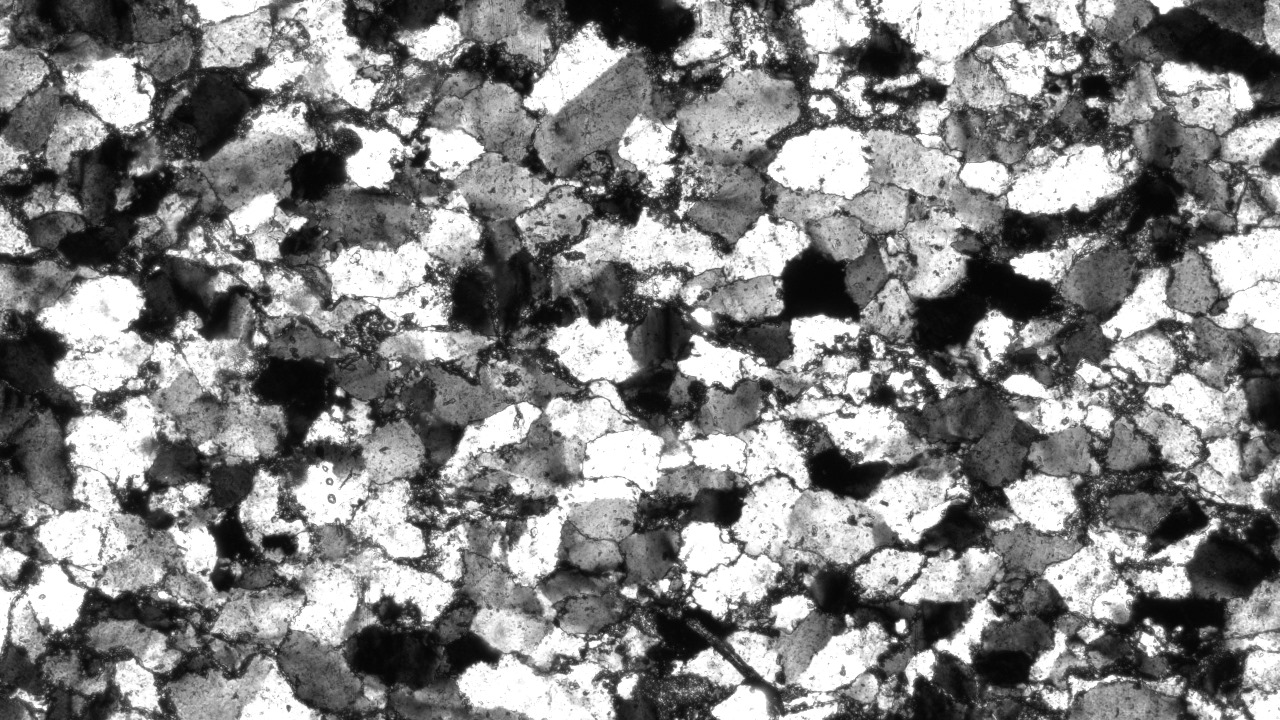
#> input picture 0.jpeg, 1280 x 720 px
$ python watershed.py
#> lines starting #> are read from the running program, lines starting #| are printed output that depends on the picture; after the words box and inside, x2 and y2 are one past the last pixel; in counts of white or black regions, pixels touching at a corner belong together
import numpy as np
import cv2
# from main import apply_gaussian_blur , apply_erosion , apply_dilation , apply_canny_edge_detection

image = cv2.imread('0.jpeg')
#> image is the input picture: shape (720, 1280, 3); min 0, max 255, mean 130.6

def watershed(image):
    # Convert the image to grayscale
    gray = cv2.cvtColor(image, cv2.COLOR_BGR2GRAY)

    # Apply Gaussian Blur
    blur = cv2.GaussianBlur(gray, (5,5), 2)

    # Threshold the image to get a binary image
    ret, thresh = cv2.threshold(blur, 0, 255, cv2.THRESH_BINARY_INV + cv2.THRESH_OTSU)
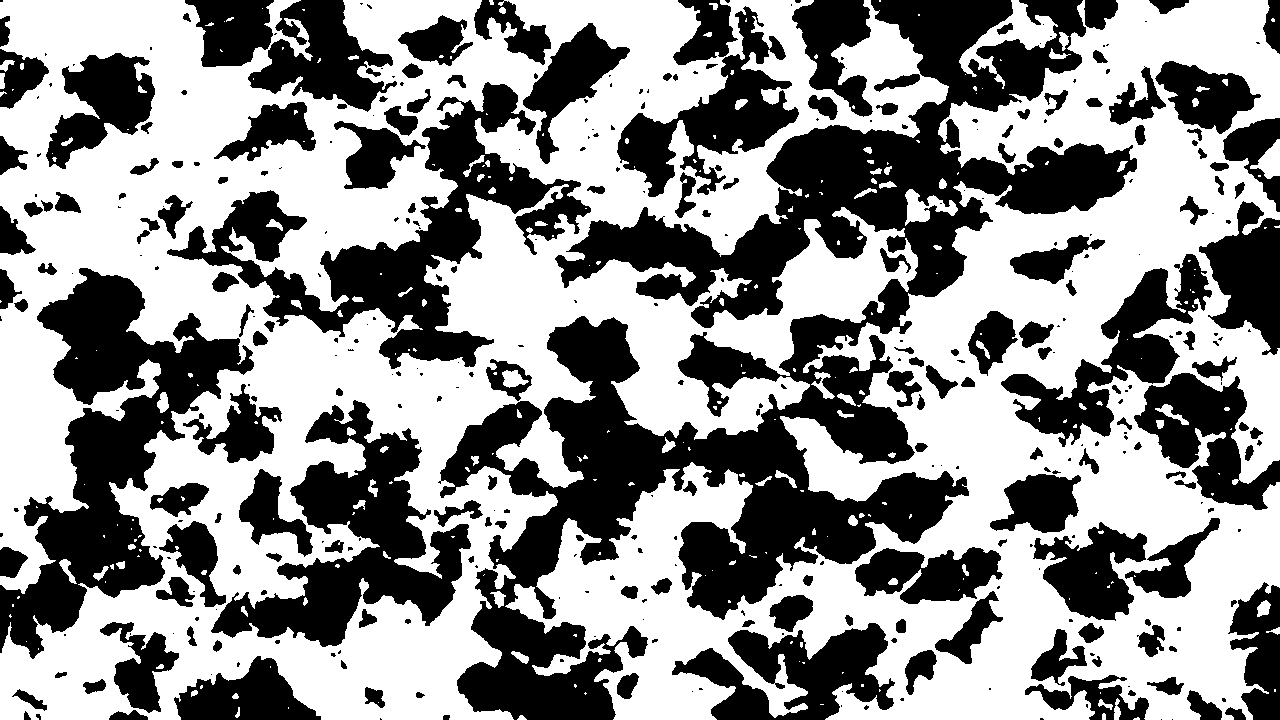
#> thresh: shape (720, 1280); 56.3% white; 378 black regions (187 under 20 px), largest, box (x1, y1, x2, y2) and area: (438, 0, 1137, 720) 136045, (0, 268, 254, 659) 34745, (167, 82, 591, 369) 30392
#> ret = 139

   #noise removal
    kernel = np.ones((3,3), np.uint8)
    opening = cv2.morphologyEx(thresh, cv2.MORPH_OPEN, kernel, iterations=2)
#> opening: shape (720, 1280); 54.5% white; 223 black regions (111 under 20 px), largest, box (x1, y1, x2, y2) and area: (438, 0, 1137, 720) 158692, (0, 268, 483, 659) 66290, (167, 23, 630, 376) 41602

   #sure background area
    sure_bg = cv2.dilate(opening, kernel, iterations=3)
#> sure_bg: shape (720, 1280); 68.6% white; 150 black regions (52 under 20 px), largest, box (x1, y1, x2, y2) and area: (493, 318, 964, 614) 45363, (560, 104, 1127, 331) 34805, (0, 274, 250, 652) 27810

   #Finding sure foreground area
    dist_transform = cv2.distanceTransform(opening, cv2.DIST_L2, 5)
    ret, sure_fg = cv2.threshold(dist_transform, 0.7*dist_transform.max(), 255, 0)
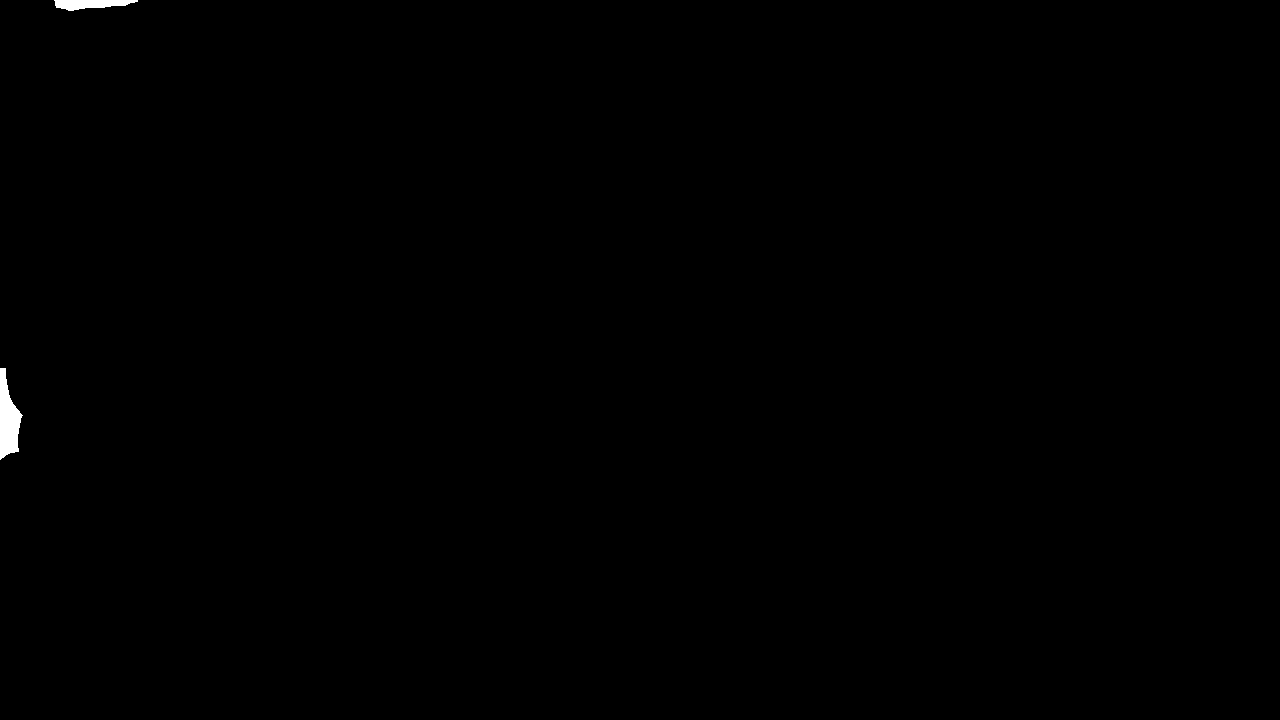
#> sure_fg: shape (720, 1280) float32; 0.2% white; 2 white regions, box (x1, y1, x2, y2) and area: (0, 368, 23, 460) 1258, (54, 0, 138, 11) 613
#> ret = 47.98

   #Finding unknown region
    sure_fg = np.uint8(sure_fg)
    unknown = cv2.subtract(sure_bg, sure_fg)

   #Marker labelling
    ret, markers = cv2.connectedComponents(sure_fg)
#> markers: shape (720, 1280) int32; 3 distinct labels, from 0 to 2
#> ret = 3

   #Add one to all labels so that sure background is not 0, but 1
    markers = markers+1
#> markers: shape (720, 1280) int32; 3 distinct labels, from 1 to 3

   #Mark the region of unknown with zero
    markers[unknown==255] = 0
#> markers: shape (720, 1280) int32; 4 distinct labels, from 0 to 3

    markers = cv2.watershed(image, markers)
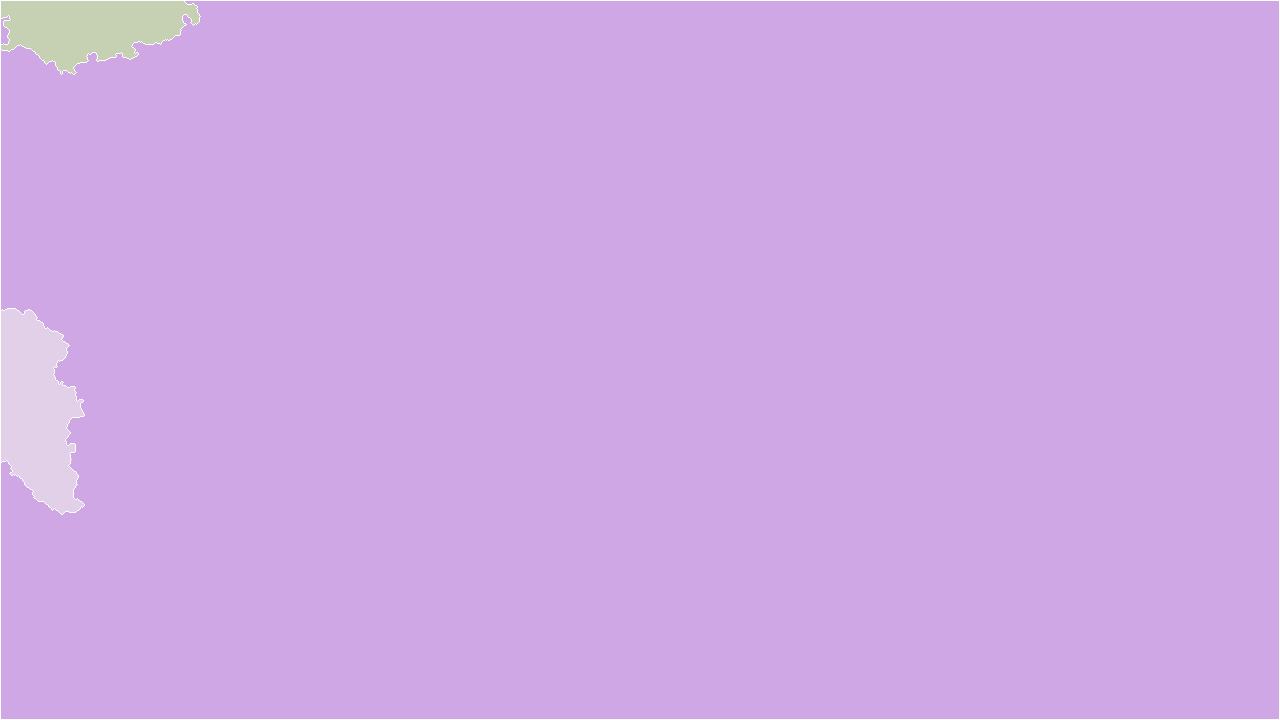
#> markers: shape (720, 1280) int32; 4 distinct labels, from -1 to 3; one colour per label, 0 black, -1 white
    image[markers == -1] = [255,0,0]
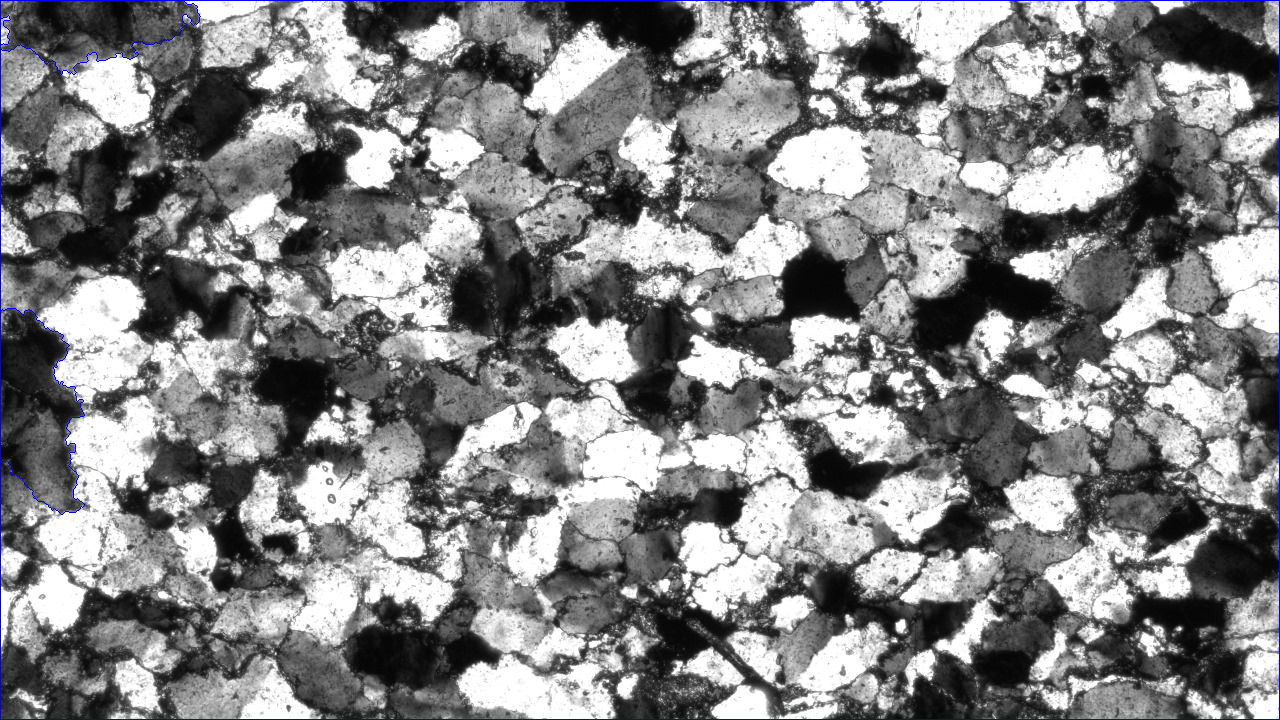
#> image: shape (720, 1280, 3); 0.52% of pixels changed, all inside (x1, y1, x2, y2) = (0, 0, 1280, 720)

    return image

# [4 lines of commented-out code are left out]

cv2.imshow('Watershed', watershed(image))
cv2.waitKey(0)

cv2.destroyAllWindows()

$ run again, with seg.png saved as 0.jpeg
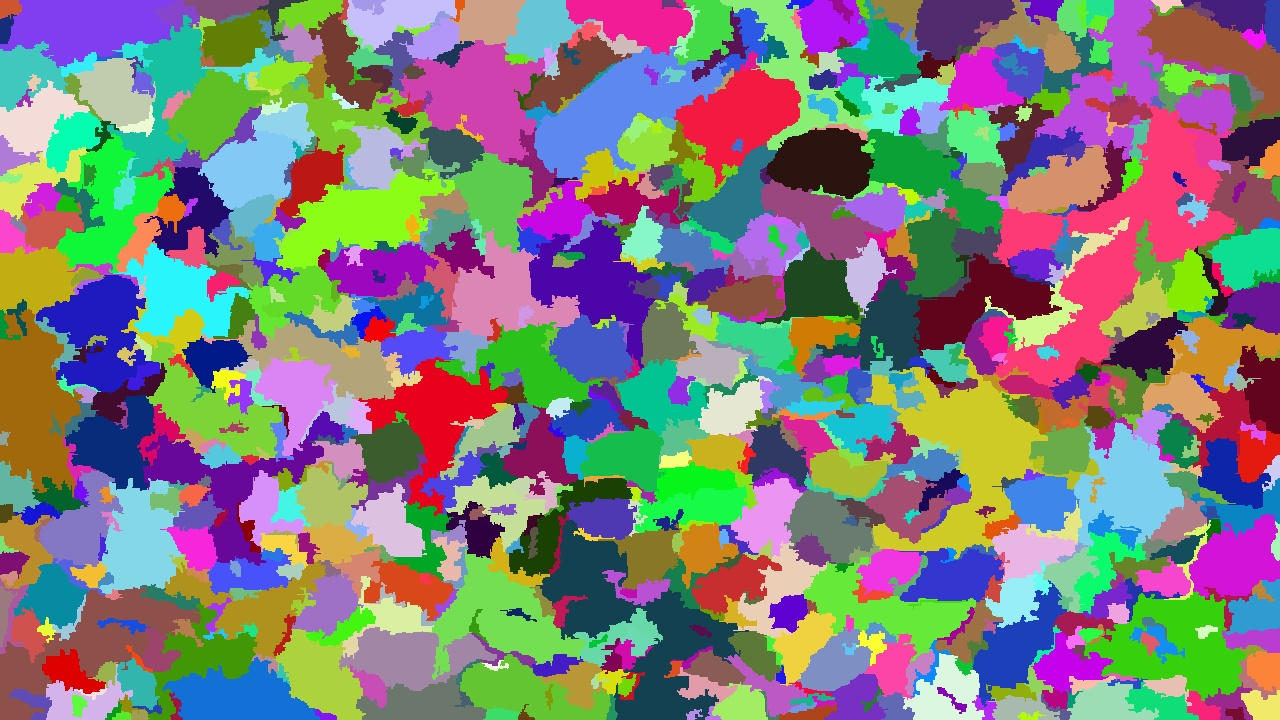
#> input picture seg.png, 1280 x 720 px
#> image is the input picture: shape (720, 1280, 3); mean B, G, R 123.7, 125.8, 128.2
#> in watershed, `ret, thresh = cv2.threshold(blur, 0, 255, cv2.THRESH_BINARY_INV + cv2...`:
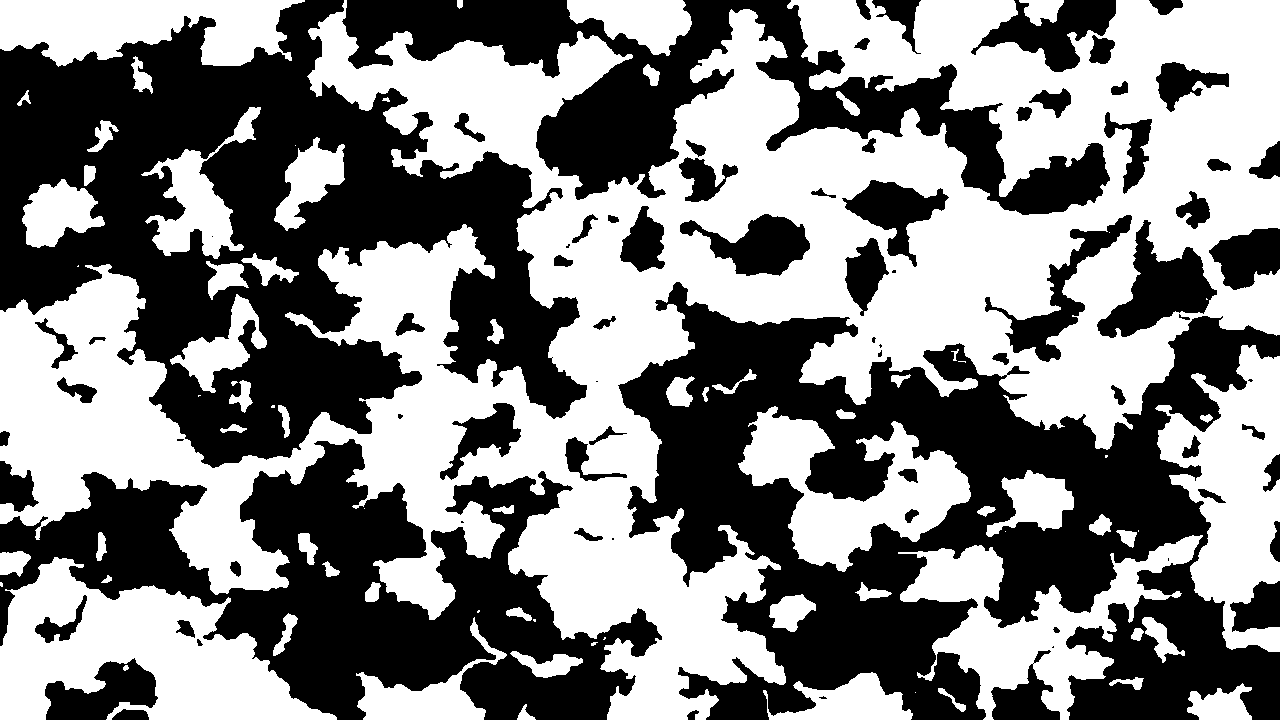
#> thresh: shape (720, 1280); 51.2% white; 79 black regions (15 under 20 px), largest, box (x1, y1, x2, y2) and area: (618, 282, 1280, 720) 136324, (0, 0, 587, 468) 129320, (0, 439, 662, 720) 76892
#> in watershed, `ret, thresh = cv2.threshold(blur, 0, 255, cv2.THRESH_BINARY_INV + cv2...`: ret = 127
#> opening: shape (720, 1280); 50.5% white; 64 black regions (9 under 20 px), largest, box (x1, y1, x2, y2) and area: (0, 0, 1110, 468) 182144, (618, 220, 1280, 720) 144531, (0, 439, 662, 720) 79281
#> sure_bg: shape (720, 1280); 61.3% white; 71 black regions (23 under 20 px), largest, box (x1, y1, x2, y2) and area: (0, 0, 601, 464) 119594, (623, 229, 1280, 720) 99401, (0, 444, 656, 720) 63207
#> in watershed, `ret, sure_fg = cv2.threshold(dist_transform, 0.7*dist_transform.max(),..`: ret = 62.67
#> in watershed, `ret, markers = cv2.connectedComponents(sure_fg)`: ret = 3
#> in watershed, `image[markers == -1] = [255,0,0]`:
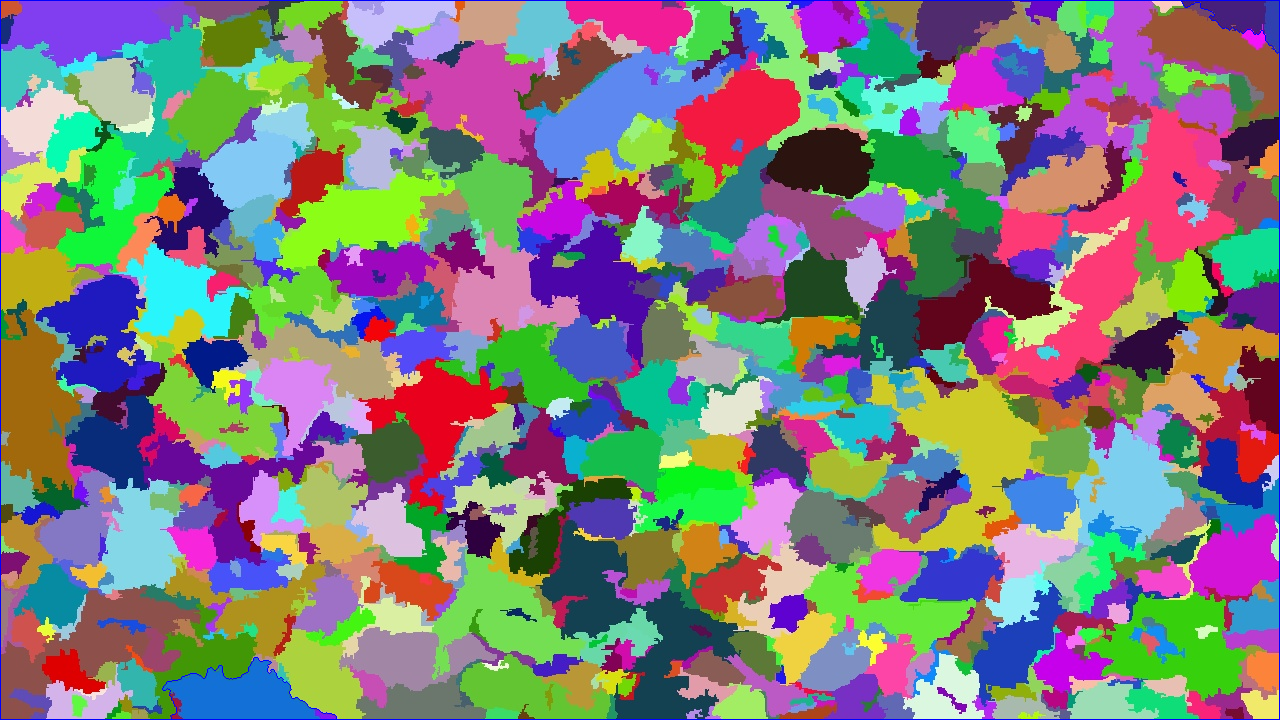
#> image: shape (720, 1280, 3); 0.48% of pixels changed, all inside (x1, y1, x2, y2) = (0, 0, 1280, 720)
